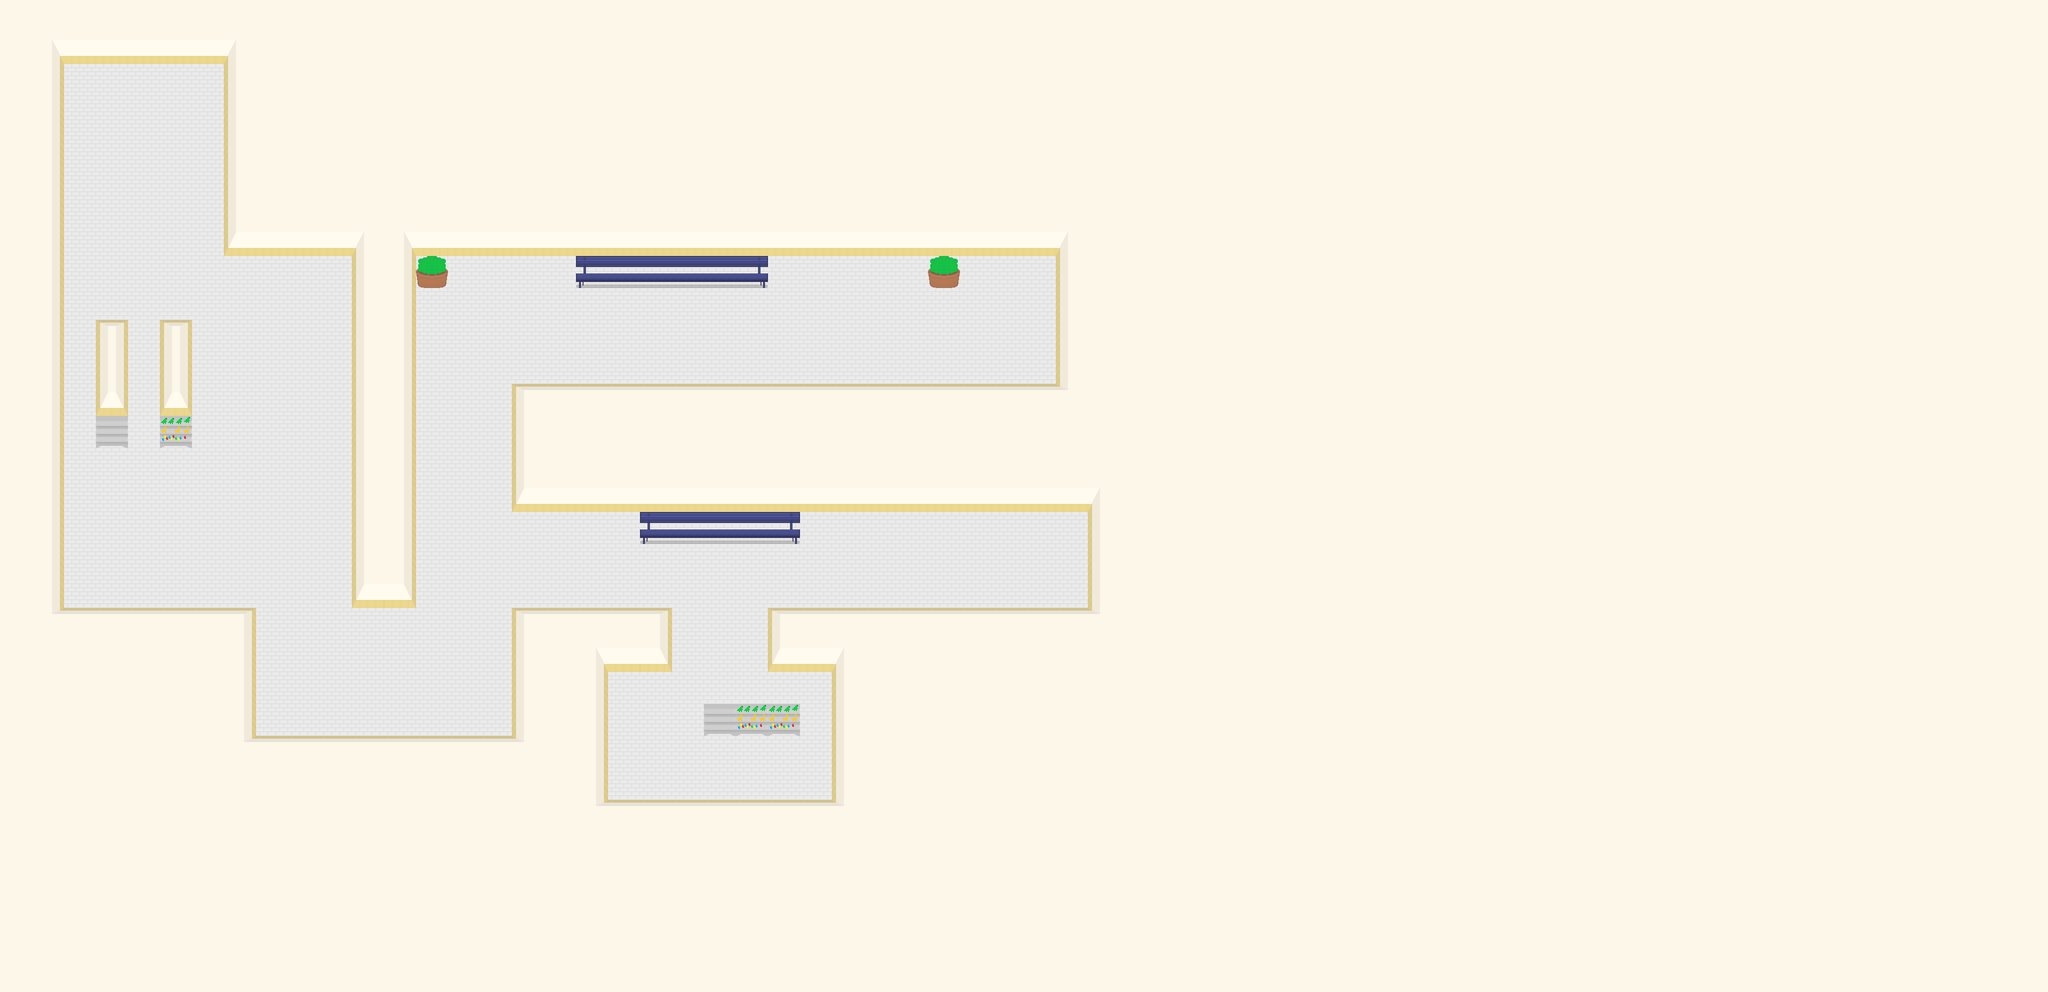

The image is a tile-based game level rendered from a .tmx file. Its description and source (layers, tilesets, objects; grid data summarised) follow:
An orthogonal 64x31 tile map with 64x64 px tiles, 2 tile layers (Background, Walls) and 38 objects (30x path, 2x guard, player, g_clique, level_goal, ...).

<map version="1.8" tiledversion="1.8.5" orientation="orthogonal" renderorder="right-down" width="64" height="31" tilewidth="64" tileheight="64" infinite="0" nextlayerid="5" nextobjectid="87">
 <editorsettings>
  <export target="Level2.json" format="json" />
 </editorsettings>
 <tileset firstgid="1" name="MallTileSet" tilewidth="64" tileheight="64" spacing="2" margin="1" tilecount="49" columns="7">
  <properties>
   <property name="collides" type="bool" value="true" />
  </properties>
  <image source="MallTileSet.png" width="462" height="462" />
  <tile id="0">
   <properties>
    <property name="collides" type="bool" value="true" />
   </properties>
  </tile>
  <tile id="1">
   <properties>
    <property name="collides" type="bool" value="true" />
   </properties>
  </tile>
  <tile id="2">
   <properties>
    <property name="collides" type="bool" value="true" />
   </properties>
  </tile>
  <tile id="6">
   <properties>
    <property name="collides" type="bool" value="true" />
   </properties>
  </tile>
  <tile id="7">
   <properties>
    <property name="collides" type="bool" value="true" />
   </properties>
  </tile>
  <tile id="8">
   <properties>
    <property name="collides" type="bool" value="true" />
   </properties>
  </tile>
  <tile id="9">
   <properties>
    <property name="collides" type="bool" value="true" />
   </properties>
  </tile>
  <tile id="14">
   <properties>
    <property name="collides" type="bool" value="true" />
   </properties>
  </tile>
  <tile id="15">
   <properties>
    <property name="collides" type="bool" value="true" />
   </properties>
  </tile>
  <tile id="16">
   <properties>
    <property name="collides" type="bool" value="true" />
   </properties>
  </tile>
  <tile id="22">
   <properties>
    <property name="collides" type="bool" value="true" />
   </properties>
  </tile>
  <tile id="23">
   <properties>
    <property name="collides" type="bool" value="true" />
   </properties>
  </tile>
  <tile id="28">
   <properties>
    <property name="collides" type="bool" value="true" />
   </properties>
  </tile>
  <tile id="29">
   <properties>
    <property name="collides" type="bool" value="true" />
   </properties>
  </tile>
  <tile id="30">
   <properties>
    <property name="collides" type="bool" value="true" />
   </properties>
  </tile>
  <tile id="31">
   <properties>
    <property name="collides" type="bool" value="true" />
   </properties>
  </tile>
  <tile id="32">
   <properties>
    <property name="collides" type="bool" value="true" />
   </properties>
  </tile>
  <tile id="33">
   <properties>
    <property name="collides" type="bool" value="true" />
   </properties>
  </tile>
  <tile id="34">
   <properties>
    <property name="collides" type="bool" value="true" />
   </properties>
  </tile>
  <tile id="35">
   <properties>
    <property name="collides" type="bool" value="true" />
   </properties>
  </tile>
  <tile id="36">
   <properties>
    <property name="collides" type="bool" value="true" />
   </properties>
  </tile>
  <tile id="37">
   <properties>
    <property name="collides" type="bool" value="true" />
   </properties>
  </tile>
  <tile id="42">
   <properties>
    <property name="collides" type="bool" value="true" />
   </properties>
  </tile>
  <tile id="43">
   <properties>
    <property name="collides" type="bool" value="true" />
   </properties>
  </tile>
  <tile id="44">
   <properties>
    <property name="collides" type="bool" value="true" />
   </properties>
  </tile>
 </tileset>
 <layer id="1" name="Background" width="64" height="31">
  <data>[1984 cells, 1984 non-empty, 1 distinct tile ids]</data>
 </layer>
 <objectgroup id="3" name="Player">
  <object id="45" name="player" gid="6" x="256" y="320" width="64" height="64" />
 </objectgroup>
 <objectgroup id="2" name="Objects">
  <object id="2" name="guard" gid="25" x="1625.33" y="624" width="64" height="64" />
  <object id="41" name="g_clique" gid="5" x="1152" y="704" width="64" height="64" />
  <object id="43" name="level_goal" gid="26" x="2048" y="1152" width="64" height="64" />
  <object id="47" name="path" gid="26" x="606.667" y="906.667" width="64" height="64" />
  <object id="48" name="path" gid="26" x="606.667" y="970.667" width="64" height="64" />
  <object id="49" name="path" gid="26" x="606.667" y="1098.67" width="64" height="64" />
  <object id="50" name="path" gid="26" x="606.667" y="1034.67" width="64" height="64" />
  <object id="51" name="path" gid="26" x="606.667" y="1226.67" width="64" height="64" />
  <object id="52" name="path" gid="26" x="606.667" y="1162.67" width="64" height="64" />
  <object id="53" name="path" gid="26" x="606.667" y="1290.67" width="64" height="64" />
  <object id="54" name="path" gid="26" x="670.667" y="1354.67" width="64" height="64" />
  <object id="55" name="path" gid="26" x="734.667" y="1354.67" width="64" height="64" />
  <object id="56" name="path" gid="26" x="862.667" y="1354.67" width="64" height="64" />
  <object id="57" name="path" gid="26" x="926.667" y="1226.67" width="64" height="64" />
  <object id="58" name="path" gid="26" x="926.667" y="1290.67" width="64" height="64" />
  <object id="59" name="path" gid="26" x="926.667" y="1162.67" width="64" height="64" />
  <object id="60" name="path" gid="26" x="926.667" y="1098.67" width="64" height="64" />
  <object id="63" name="path" gid="26" x="921.333" y="944" width="64" height="64" />
  <object id="64" name="path" gid="26" x="921.333" y="880" width="64" height="64" />
  <object id="65" name="path" gid="26" x="921.333" y="816" width="64" height="64" />
  <object id="66" name="path" gid="26" x="921.333" y="752" width="64" height="64" />
  <object id="67" name="path" gid="26" x="921.333" y="688" width="64" height="64" />
  <object id="68" name="path" gid="26" x="985.333" y="624" width="64" height="64" />
  <object id="69" name="path" gid="26" x="1049.33" y="624" width="64" height="64" />
  <object id="70" name="path" gid="26" x="1113.33" y="624" width="64" height="64" />
  <object id="71" name="path" gid="26" x="1177.33" y="624" width="64" height="64" />
  <object id="72" name="path" gid="26" x="1241.33" y="624" width="64" height="64" />
  <object id="73" name="path" gid="26" x="1305.33" y="624" width="64" height="64" />
  <object id="74" name="path" gid="26" x="1369.33" y="624" width="64" height="64" />
  <object id="75" name="path" gid="26" x="1433.33" y="624" width="64" height="64" />
  <object id="76" name="path" gid="26" x="1497.33" y="624" width="64" height="64" />
  <object id="77" name="path" gid="26" x="1561.33" y="624" width="64" height="64" />
  <object id="78" name="g_store" gid="4" x="1280" y="1472" width="64" height="64" />
  <object id="79" name="guard" gid="25" x="606.667" y="842.667" width="64" height="64" />
  <object id="80" name="y_clique" gid="19" x="576" y="1408" width="64" height="64" />
  <object id="82" name="path" gid="26" x="798.667" y="1354.67" width="64" height="64" />
  <object id="85" name="b_keycard" gid="20" x="1984" y="640" width="64" height="64" />
 </objectgroup>
 <layer id="4" name="Walls" width="64" height="31">
  <data>[1984 cells, 1658 non-empty, 22 distinct tile ids]</data>
 </layer>
</map>
